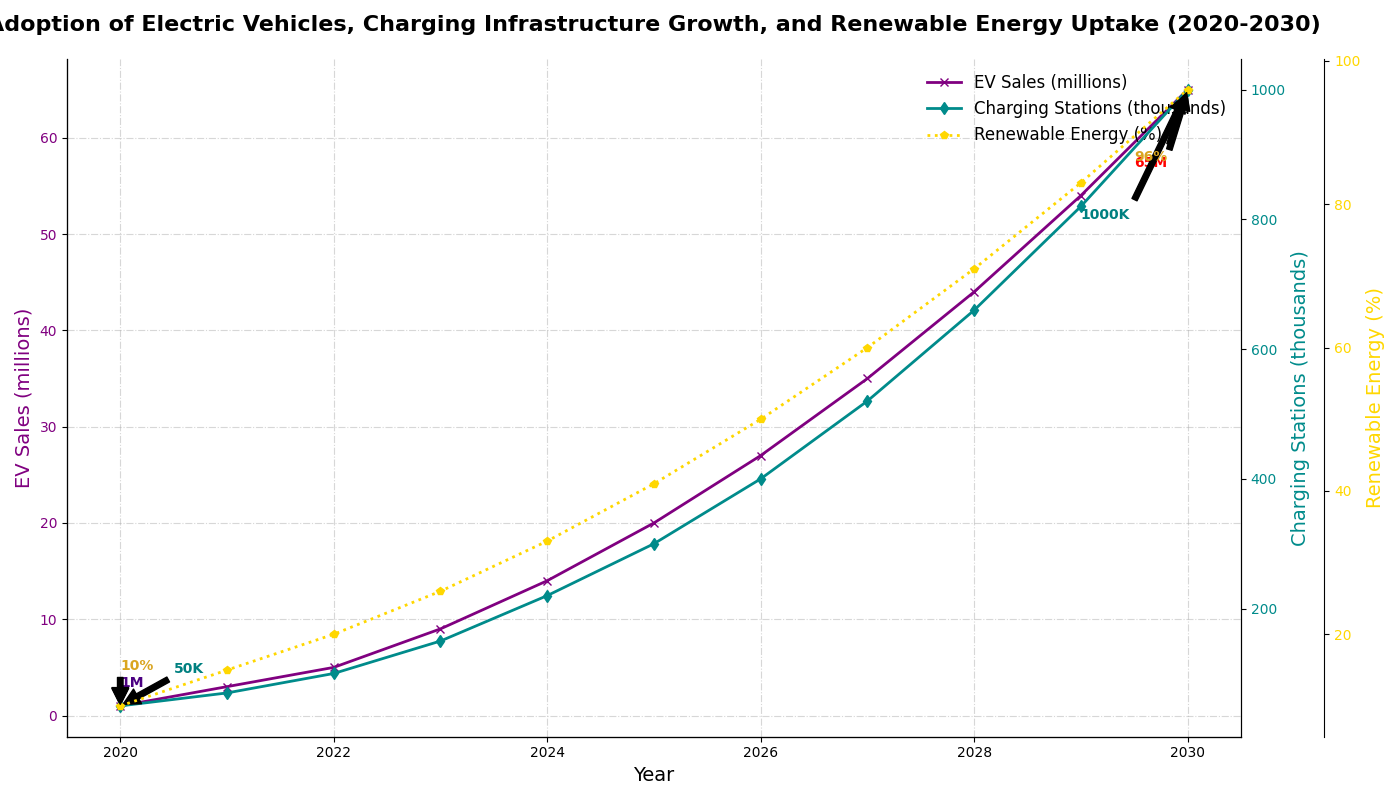

This figure's Python source:
import matplotlib.pyplot as plt
import numpy as np

years = np.arange(2020, 2031)
ev_sales = [1, 3, 5, 9, 14, 20, 27, 35, 44, 54, 65]
charging_stations = [50, 70, 100, 150, 220, 300, 400, 520, 660, 820, 1000]
renewable_growth = [10, 15, 20, 26, 33, 41, 50, 60, 71, 83, 96]

fig, ax1 = plt.subplots(figsize=(14, 8))

ax1.plot(years, ev_sales, color='purple', marker='x', linestyle='-', linewidth=2, label='EV Sales (millions)')
ax1.set_title("Adoption of Electric Vehicles, Charging Infrastructure Growth, and Renewable Energy Uptake (2020-2030)",
              fontsize=16, fontweight='bold', pad=20)
ax1.set_xlabel("Year", fontsize=14)
ax1.set_ylabel("EV Sales (millions)", fontsize=14, color='purple')
ax1.tick_params(axis='y', labelcolor='purple')

ax2 = ax1.twinx()
ax2.plot(years, charging_stations, color='darkcyan', marker='d', linestyle='-', linewidth=2, label='Charging Stations (thousands)')
ax2.set_ylabel("Charging Stations (thousands)", fontsize=14, color='darkcyan')
ax2.tick_params(axis='y', labelcolor='darkcyan')

ax3 = ax1.twinx()
ax3.spines['right'].set_position(('outward', 60))
ax3.plot(years, renewable_growth, color='gold', marker='p', linestyle=':', linewidth=2, label='Renewable Energy (%)')
ax3.set_ylabel("Renewable Energy (%)", fontsize=14, color='gold')
ax3.tick_params(axis='y', labelcolor='gold')

ax1.grid(True, linestyle='-.', alpha=0.5)

lines_1, labels_1 = ax1.get_legend_handles_labels()
lines_2, labels_2 = ax2.get_legend_handles_labels()
lines_3, labels_3 = ax3.get_legend_handles_labels()
ax1.legend(lines_1 + lines_2 + lines_3, labels_1 + labels_2 + labels_3, loc='upper right', fontsize=12, frameon=False)

ax1.spines['top'].set_visible(False)
ax2.spines['top'].set_visible(False)
ax3.spines['top'].set_visible(False)

ax1.annotate(f'{ev_sales[0]}M', xy=(2020, ev_sales[0]), xytext=(2020, ev_sales[0] + 2),
             arrowprops=dict(facecolor='black', shrink=0.05),
             fontsize=10, fontweight='bold', color='indigo')

ax1.annotate(f'{ev_sales[-1]}M', xy=(2030, ev_sales[-1]), xytext=(2029.5, ev_sales[-1] - 8),
             arrowprops=dict(facecolor='black', shrink=0.05),
             fontsize=10, fontweight='bold', color='red')

ax2.annotate(f'{charging_stations[0]}K', xy=(2020, charging_stations[0]), xytext=(2020.5, charging_stations[0] + 50),
             arrowprops=dict(facecolor='black', shrink=0.05),
             fontsize=10, fontweight='bold', color='teal')

ax2.annotate(f'{charging_stations[-1]}K', xy=(2030, charging_stations[-1]), xytext=(2029, charging_stations[-1] - 200),
             arrowprops=dict(facecolor='black', shrink=0.05),
             fontsize=10, fontweight='bold', color='teal')

ax3.annotate(f'{renewable_growth[0]}%', xy=(2020, renewable_growth[0]), xytext=(2020, renewable_growth[0] + 5),
             arrowprops=dict(facecolor='black', shrink=0.05),
             fontsize=10, fontweight='bold', color='goldenrod')

ax3.annotate(f'{renewable_growth[-1]}%', xy=(2030, renewable_growth[-1]), xytext=(2029.5, renewable_growth[-1] - 10),
             arrowprops=dict(facecolor='black', shrink=0.05),
             fontsize=10, fontweight='bold', color='goldenrod')

plt.tight_layout()
plt.show()
